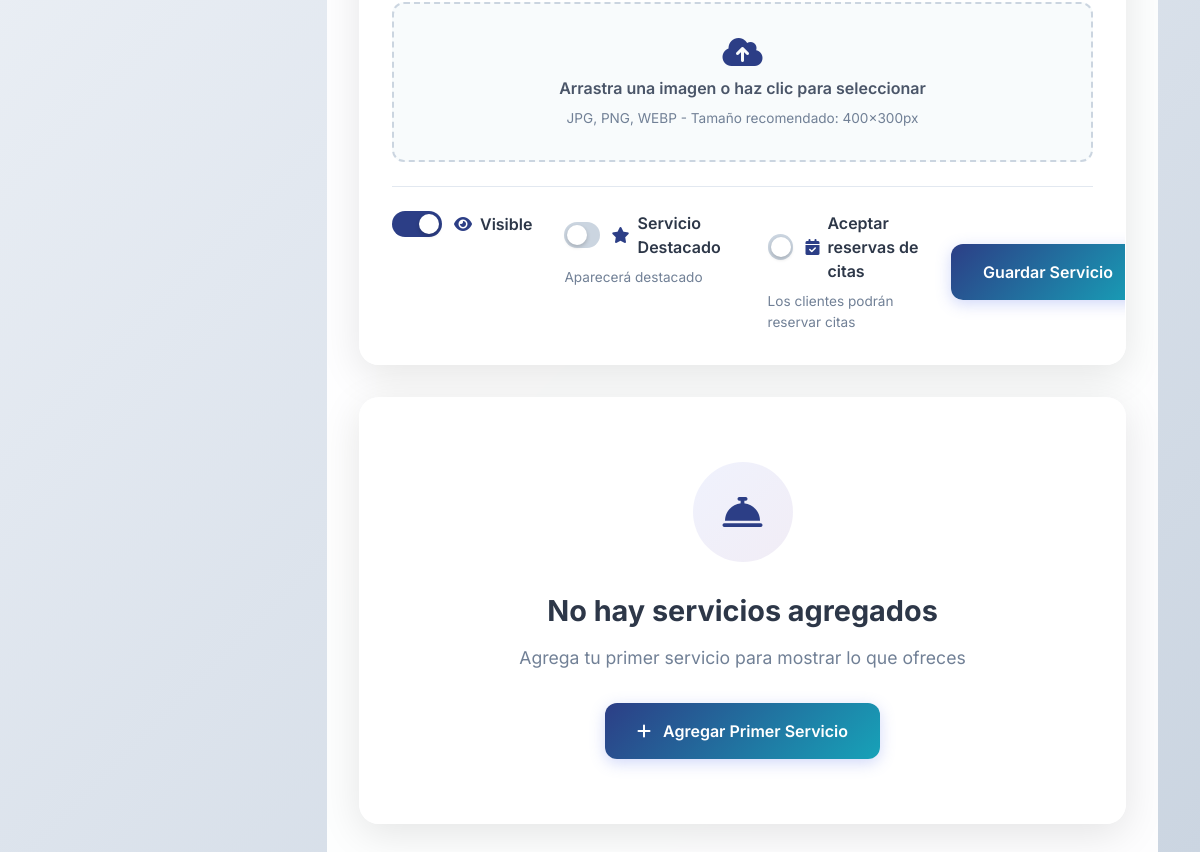
Page /dashboard/cards/8/services (signed in, lower part) on the earlier database version.
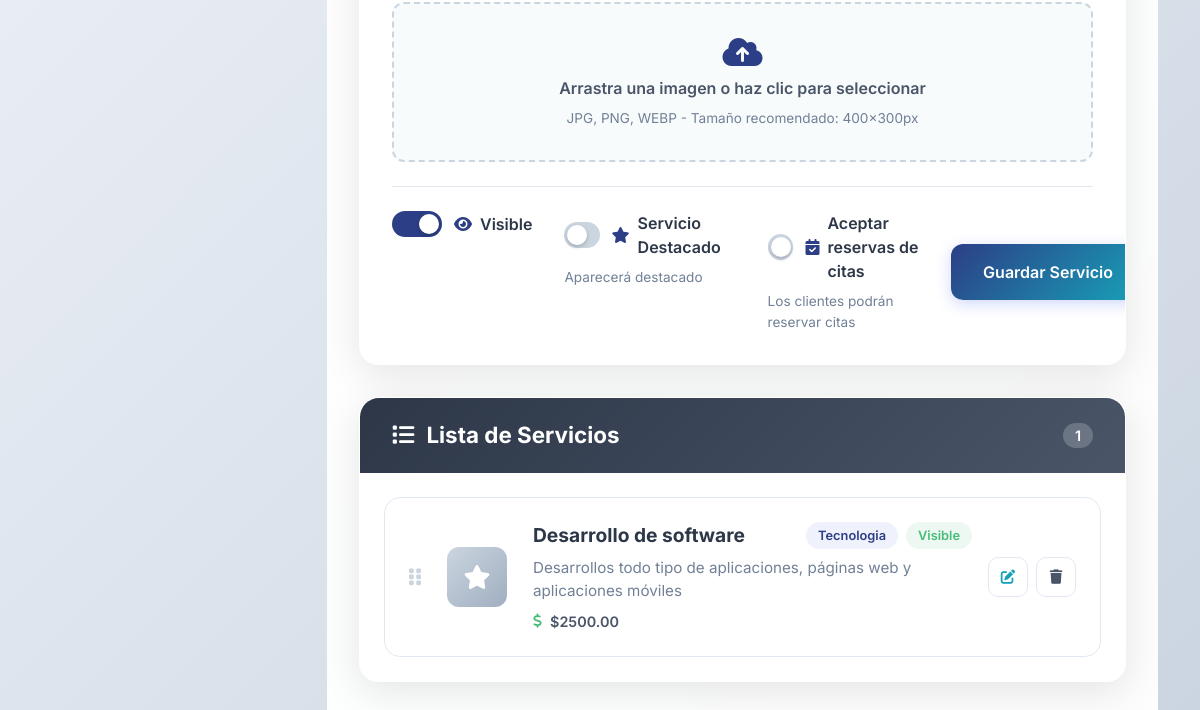
Same page on the later database version.
### app/models.py (models this page shows, shortened)
class Service(db.Model):
    id = db.Column(db.Integer, primary_key=True)
    card_id = db.Column(db.Integer, db.ForeignKey('card.id'), nullable=False)
    title = db.Column(db.String(200), nullable=False)
    description = db.Column(db.Text)
    price_from = db.Column(db.Numeric(10, 2))  # optional starting price
    icon = db.Column(db.String(50))  # icon class or name
    image_path = db.Column(db.String(255))  # service image
    category = db.Column(db.String(100))  # service category
    duration_minutes = db.Column(db.Integer)  # duration in minutes
    is_featured = db.Column(db.Boolean, default=False)  # featured/popular service
    availability = db.Column(db.String(200))  # availability description
    order_index = db.Column(db.Integer, default=0)
    is_visible = db.Column(db.Boolean, default=True)
    accepts_appointments = db.Column(db.Boolean, default=False)  # habilitar reserva de citas
    created_at = db.Column(db.DateTime, default=now_utc_for_db)
    def get_duration_display(self):
        if not self.duration_minutes:
            return None

### app/dashboard/routes.py (the view, shortened to what this page needs)
@bp.route('/cards/<int:id>/services', methods=['GET', 'POST'])
@login_required
def card_services(id):
    card = get_user_card_or_404(id)
    form = ServiceForm()
    services = card.services.order_by(Service.order_index).all()
    user_agent = request.headers.get('User-Agent', '').lower()
    is_mobile = any(keyword in user_agent for keyword in [
        'mobile', 'android', 'iphone', 'ipad', 'ipod', 'blackberry', 'windows phone'
    ])
    if is_mobile:
        return render_template('dashboard/services_pwa.html', card=card, services=services, form=form)
    else:
        return render_template('dashboard/services.html', card=card, services=services, form=form)

### app/models.py (called while the page is built)
    def is_admin(self):
        return self.role == 'admin'

    def get_public_url(self):
        return f"/c/{self.slug}"

### app/utils.py (called while the page is built)
def get_user_card_or_404(card_id):
    from flask_login import current_user
    from flask import abort
    from .models import Card
    card = Card.query.filter_by(id=card_id, owner_id=current_user.id).first()
    if not card:
        abort(404)
    return card

### app/templates/dashboard/services.html (shortened to what the changed rows need)
{% extends "base.html" %}
{% block content %}
<div class="row">
    <div class="col-md-9">
        <div class="services-main">
        <div class="services-content">
            {% if services %}
                <div class="services-list-container">
                    <div class="list-header">
                        <h3 class="list-title">
                            <i class="fas fa-list"></i>
                            Lista de Servicios
                            <span class="count-badge">{{ services|length }}</span>
                        </h3>
                    </div>
                    <div class="services-grid">
                        {% for service in services %}
                            <div class="service-card">
                                <div class="service-drag-handle">
                                    <i class="fas fa-grip-vertical"></i>
                                </div>
                                <div class="service-image-container">
                                    {% if service.image_path %}
                                        <img src="{{ url_for('static', filename='uploads/' + service.image_path) }}"
                                             alt="{{ service.title }}" class="service-image">
                                    {% elif service.icon %}
                                        <div class="service-icon">
                                            <i class="fas {{ service.icon }}"></i>
                                        </div>
                                    {% else %}
                                        <div class="service-icon service-icon-default">
                                            <i class="fas fa-star"></i>
                                        </div>
                                    {% endif %}
                                </div>
                                <div class="service-content">
                                    <div class="service-header">
                                        <h4 class="service-title">
                                            {{ service.title }}
                                        </h4>
                                        <div class="service-badges">
                                            {% if service.category %}
                                                <span class="category-badge">{{ service.category|title }}</span>
                                            {% endif %}
                                            {% if service.is_visible %}
                                                <span class="status-badge status-visible">Visible</span>
                                            {% else %}
                                                <span class="status-badge status-hidden">Oculto</span>
                                            {% endif %}
                                        </div>
                                    </div>
                                    {% if service.description %}
                                        <p class="service-description">
                                            {{ service.description[:80] }}{% if service.description|length > 80 %}...{% endif %}
                                        </p>
                                    {% endif %}
                                    <div class="service-details">
                                        {% if service.price_from %}
                                            <div class="service-price">
                                                <i class="fas fa-dollar-sign"></i>
                                                <span>${{ service.price_from }}</span>
                                            </div>
                                        {% endif %}
                                    </div>
                                </div>
                                <div class="service-actions">
                                    <a href="{{ url_for('dashboard.edit_service', card_id=card.id, service_id=service.id) }}"
                                       class="action-btn edit-btn" title="Editar">
                                        <i class="fas fa-edit"></i>
                                    </a>
                                    <form method="POST" action="{{ url_for('dashboard.delete_service', card_id=card.id, service_id=service.id) }}"
                                          class="delete-form" onsubmit="return confirm('¿Eliminar este servicio?')">
                                        <button type="submit" class="action-btn delete-btn" title="Eliminar">
                                            <i class="fas fa-trash"></i>
                                        </button>
                                    </form>
                                </div>
                            </div>
                        {% endfor %}
                    </div>
                </div>
            {% else %}
                <div class="empty-state">
                    <div class="empty-icon">
                        <i class="fas fa-concierge-bell"></i>
                    </div>
                    <h3 class="empty-title">No hay servicios agregados</h3>
                    <p class="empty-description">Agrega tu primer servicio para mostrar lo que ofreces</p>
                    <div class="empty-action">
                        <button onclick="document.querySelector('.service-form-container').scrollIntoView({behavior: 'smooth'})"
                                class="add-service-btn">
                            <i class="fas fa-plus"></i>
                            Agregar Primer Servicio
                        </button>
                    </div>
                </div>
            {% endif %}
        </div>
    </div>
</div>
{% endblock %}

Differences in the rows shown:
added Service: title "Desarrollo de software", category "Tecnologia", is_visible "Visible", description "Desarrollos todo tipo de aplicaciones, páginas web y aplicaciones móviles", price_from "2500.00"
Other differences:
{{ services|length }}: (not shown) → "1"
text no longer shown: "No hay servicios agregados Agrega tu primer servicio para mostrar lo que ofreces Agregar Primer Servicio"
text now shown: "Lista de Servicios"
